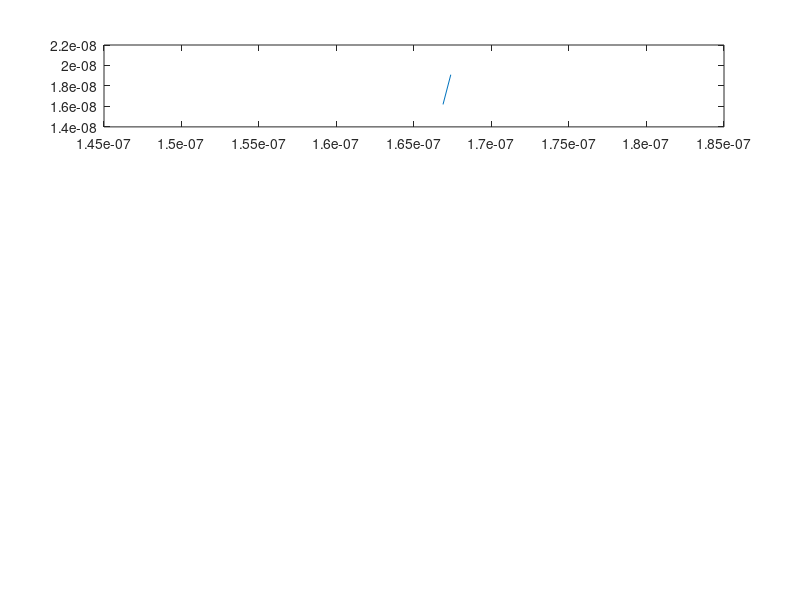

Source code (MATLAB): (Note: this script raises an error after producing the figure.)
clc; close all; clear all;
set(0, 'DefaultFigureWindowStyle', 'docked')

% 4 questions
% MFP, Density and Temperature Plots correctness?
% Matlab publishing requirements

eCount = 1000;      % Total number of electrons
ePlotted = 10;      % Number of Electrons Plotted
dt = 10e-15;        % Time step 10fs -> ( -(Width/100) / vT )
nt = 100;
tStop = nt * dt;	% Stop Time

% Region settings
Width = 200e-9;
Height = 100e-9;

% Electron Properties
kB = 1.38066e-23;   % J/K 
m0 = 9.11e-31;      % Rest Mass
mn = 0.26*m0;       % Effective Mass

% Thermal Velocity
Temp = 300;     % K
vT = sqrt((2*kB*Temp)/mn);

% Scattering Settings
% probability of scattering
toggleScatter = 1;    % Toggle Scattering OFF(0) ON(1)
tmin = 0.2e-12;
pScatter = 1 - exp(-dt/tmin);
scatterTracker = zeros(nt, eCount);
mfp = vT * tmin;    % Mean Free Path
fprintf("tmin = %d m\n", tmin);
fprintf("Nominal Mean Free Path = %d m\n", mfp);


% Bottlenecking Settings
% Addition of box colliders to the sim
toggleDiffusive = 0; % 0 - Specular (Reflective) 1 - Diffusive (re-thermalize)
% Providing opposing corners of desired boxes
box = [ % x1,y1, x2, y2 (Per box)
    0.8, 0, 1.2, 0.4;
    0.8, 0.6, 1.2, 1;
    ].*1e-7;


% Initializing all electrons with a position and velocity
eObj = struct('x', 0, 'y', 0, 'vx', 0, 'vy', 0, 'vm', 0);  % Electron Object Classification
eCol = rand(eCount,3);   % Random colours for plotting
for i = 1 : eCount
    eObj(i).x = rand()*Width;
    eObj(i).y = rand()*Height;
    for b = 1:size(box,1)
        while eObj(i).x < Width && eObj(i).x > 0 && eObj(i).y < Height && eObj(i).y > 0 && ...
        eObj(i).x <= max(box(b,1),box(b,3)) && eObj(i).x >= min(box(b,1),box(b,3)) && ...
        eObj(i).y <= max(box(b,2),box(b,4)) && eObj(i).y >= min(box(b,2),box(b,4))
            eObj(i).x = rand()*Width;
            eObj(i).y = rand()*Height;
        end
    end
    eObj(i).vx = (sqrt(vT^2 / 2)*randn(1,1));
    eObj(i).vy = (sqrt(vT^2 / 2)*randn(1,1));
    eObj(i).vm = sqrt(eObj(i).vx^2 + eObj(i).vy^2);
end


t = 0;          % Init time
counter = 2;    % Init Counter
while t < tStop
    xVect = 0;
    yVect = 0;
    t = t + dt;     % Incrementing Time
    for i = 1 : eCount
        
        % Updating position
        xVect(i) = eObj(i).x(counter-1) + eObj(i).vx * dt;
        yVect(i) = eObj(i).y(counter-1) + eObj(i).vy * dt;
        eObj(i).x(counter) = xVect(i);
        eObj(i).y(counter) = yVect(i);
        
        % Scattering effect - Randomize direction/magnitude of velocity
        % Probability of scattering based on p.
        if pScatter > rand() && toggleScatter	% 'if true'
            eObj(i).vx = (sqrt(vT^2 / 2)*randn(1,1));
            eObj(i).vy = (sqrt(vT^2 / 2)*randn(1,1));
            scatterTracker(counter,i) = t;
        else
            scatterTracker(counter,i) = scatterTracker(counter-1,i);
        end
        
        % Magnitude of velocity
        eObj(i).vm = sqrt(eObj(i).vx.^2 + eObj(i).vy.^2);

        
        % Box Collider Conditions. Iterating through each defined box.
        for b = 1:size(box,1)
            % Plotting the Boxes on the plot
            if counter == 2 % Only plot once
                boxX = [box(b,1), box(b,1), box(b,3), box(b,3), box(b,1)];
                boxY = [box(b,2), box(b,4), box(b,4), box(b,2), box(b,2)];
                fill(boxX, boxY, 'k');
            end
            
            % Boundaries defined by coordiantes
            boundL = min(box(b,1),box(b,3));    % Left Wall
            boundR = max(box(b,1),box(b,3));    % Right Wall
            boundT = max(box(b,2),box(b,4));    % Top Wall
            boundB = min(box(b,2),box(b,4));    % Bottom Wall
            
            % Checking Left and Right of the box First. 
            % Start by confirming if within Top and Bottom Boundaries
            if eObj(i).y(counter) < boundT && eObj(i).y(counter) > boundB
                % Conditions check prev position & compare with current
                condL = eObj(i).x(counter-1) < boundL && eObj(i).x(counter) >= boundL;
                condR = eObj(i).x(counter-1) > boundR && eObj(i).x(counter) <= boundR;
                if condL || condR
                    if toggleDiffusive == 1 % If diffusion is toggled
                        posX = eObj(i).vx >= 0;	% Storing sign
                        posY = eObj(i).vy >= 0;
                        % re-thermalizing
                        eObj(i).vx = (sqrt(vT^2 / 2)*randn(1,1));
                        eObj(i).vy = (sqrt(vT^2 / 2)*randn(1,1));
                        % checking sign
                        if (eObj(i).vx >= 0) == posX
                            eObj(i).vx = -eObj(i).vx;
                        end
                        if (eObj(i).vy >= 0) ~= posY
                            eObj(i).vy = -eObj(i).vy;
                        end
                    else
                        eObj(i).vx = -eObj(i).vx;   % Just inverting
                    end
                    if condL    % Shifting reflection point
                        eObj(i).x(counter) = boundL - (eObj(i).x(counter) - boundL);
                    else
                        eObj(i).x(counter) = boundR + (boundR - eObj(i).x(counter));
                    end
                end
            end
            % Checking Top and Bottom of the box. 
            % Start by confirming if within Left and Right Boundaries
            if eObj(i).x(counter) < boundR && eObj(i).x(counter) > boundL
                condB = eObj(i).y(counter-1) < boundB && eObj(i).y(counter) >= boundB;
                condT = eObj(i).y(counter-1) > boundT && eObj(i).y(counter) <= boundT;
                if condT || condB
                    if toggleDiffusive == 1
                        posX = eObj(i).vx >= 0;
                        posY = eObj(i).vy >= 0;  % Storing sign
                        % re-thermalizing
                        eObj(i).vx = (sqrt(vT^2 / 2)*randn(1,1));
                        eObj(i).vy = (sqrt(vT^2 / 2)*randn(1,1));
                        % checking sign
                        if (eObj(i).vx >= 0) ~= posX
                            eObj(i).vx = -eObj(i).vx;
                        end
                        if (eObj(i).vy >= 0) == posY
                            eObj(i).vy = -eObj(i).vy;
                        end
                    else
                        eObj(i).vy = -eObj(i).vy;
                    end
                    if condB
                        eObj(i).y(counter) = boundB - (eObj(i).y(counter) - boundB);
                    else
                        eObj(i).y(counter) = boundT + (boundT - eObj(i).y(counter));
                    end
                end
            end
        end
        
        % Boundary Conditions for left and right
        if eObj(i).y(counter) > Height  % x = 100nm boundary
            diff = eObj(i).y(counter) - Height;
            eObj(i).y(counter) = Height - diff;
            eObj(i).vy = -eObj(i).vy;
        end
        if eObj(i).y(counter) < 0   % x = 0nm boundary
            diff = -eObj(i).y(counter);
            eObj(i).y(counter) = diff;
            eObj(i).vy = -eObj(i).vy;
        end
        
        % plotting only the first 10 electrons
        if (i <= ePlotted)
            subplot(4,1,1)
            p = plot( [eObj(i).x(counter-1), eObj(i).x(counter)], ...
                [eObj(i).y(counter-1), eObj(i).y(counter)] );
            p.Color = eCol(i,:);
            axis([0,Width,0,Height]);	% Plot Axis' set
            hold on
        end
        
        % Boundary Conditions for top and bottom
        if eObj(i).x(counter) > Width   % y = 200nm boundary
            eObj(i).x(counter) = eObj(i).x(counter) - Width;
        end
        if eObj(i).x(counter) < 0   % y = 0nm boundary
            eObj(i).x(counter) = eObj(i).x(counter) + Width;
        end
        
    end
    pause(0.0001);	% Delay for animation
    
    % Plotting the Average Temperature over time
    Time(:,counter) = t;
    allTemperatures = ( ([eObj(:).vm].^2) .* mn ) ./ (kB*2);
    Temp(:,counter) = mean(allTemperatures); % Average Temperature
    subplot(4,1,2), plot(Time, Temp, 'k', 'LineWidth',1.75);
    xlabel('Time (t)'), ylabel('Temperature (K)'), title('Average Temperature');
    
    % Plotting the distribution of velocities
    subplot(4,2,5), histogram([eObj(:).vm],50)
    xlabel('Velocity (m/s)'), ylabel('Count'), title('Velocity Distribution');
    
    % Plotting the MEAN FREE PATH over time
    timeScatter = scatterTracker(counter,:) - scatterTracker(counter-1,:);
    mfp(:,counter) = mean([eObj(:).vm]) * mean(timeScatter(timeScatter>0));
    subplot(4,2,6), plot(Time, mfp, 'k', 'LineWidth',1.75);
    xlabel('Time (t)'), ylabel('MFP (m)'), title('MFP Over Time');
    
    % Plotting an Electron Density map
    ptsX = linspace(0, Width, 100);
    ptsY = linspace(0, Height, 50);
    N = histcounts2(yVect, xVect, ptsY, ptsX);
    subplot(4, 2, 7);
    imagesc(ptsY,ptsX,N),colorbar
    
    % Plotting Temperature Map
    xv = linspace(min(xVect), max(xVect), 100);
    yv = linspace(min(yVect), max(yVect), 50);
    [X,Y] = meshgrid(xv, yv);
    Z = griddata(xVect,yVect,allTemperatures,X,Y);
    subplot(4, 2, 8);
    imagesc(xv,yv,Z),colorbar
    axis([0,Width,0,Height]);  % Plot Axis' set
    
    counter = counter + 1;      % Incrementing Sim Counter
end
hold off
